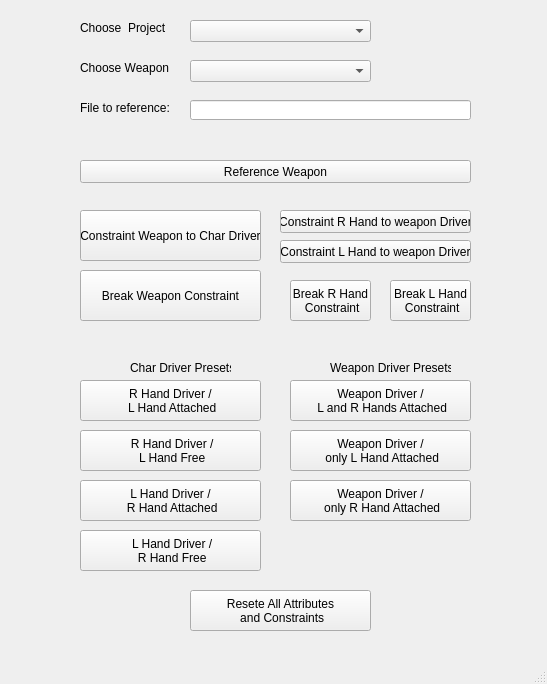
<?xml version="1.0" encoding="UTF-8"?>
<ui version="4.0">
 <class>winWeaTool</class>
 <widget class="QMainWindow" name="winWeaTool">
  <property name="geometry">
   <rect>
    <x>0</x>
    <y>0</y>
    <width>547</width>
    <height>684</height>
   </rect>
  </property>
  <property name="windowTitle">
   <string>Weapon Parent Tool</string>
  </property>
  <widget class="QWidget" name="centralwidget">
   <widget class="QComboBox" name="comboB_choose_weap">
    <property name="geometry">
     <rect>
      <x>190</x>
      <y>60</y>
      <width>181</width>
      <height>22</height>
     </rect>
    </property>
   </widget>
   <widget class="QLabel" name="lab_choose_weapon">
    <property name="geometry">
     <rect>
      <x>80</x>
      <y>60</y>
      <width>101</width>
      <height>16</height>
     </rect>
    </property>
    <property name="text">
     <string>Choose Weapon</string>
    </property>
   </widget>
   <widget class="QLabel" name="lab_file_2_ref">
    <property name="geometry">
     <rect>
      <x>80</x>
      <y>100</y>
      <width>91</width>
      <height>16</height>
     </rect>
    </property>
    <property name="text">
     <string>File to reference:</string>
    </property>
   </widget>
   <widget class="QLineEdit" name="lineEd_file_ref">
    <property name="geometry">
     <rect>
      <x>190</x>
      <y>100</y>
      <width>281</width>
      <height>20</height>
     </rect>
    </property>
   </widget>
   <widget class="QPushButton" name="pushBut_ref_weap">
    <property name="geometry">
     <rect>
      <x>80</x>
      <y>160</y>
      <width>391</width>
      <height>23</height>
     </rect>
    </property>
    <property name="text">
     <string>Reference Weapon</string>
    </property>
   </widget>
   <widget class="QPushButton" name="pushBut_constrain_weap">
    <property name="geometry">
     <rect>
      <x>80</x>
      <y>210</y>
      <width>181</width>
      <height>51</height>
     </rect>
    </property>
    <property name="text">
     <string>Constraint Weapon to Char Driver</string>
    </property>
   </widget>
   <widget class="QPushButton" name="pushBut_r_hand_constr">
    <property name="geometry">
     <rect>
      <x>280</x>
      <y>210</y>
      <width>191</width>
      <height>23</height>
     </rect>
    </property>
    <property name="text">
     <string>Constraint R Hand to weapon Driver</string>
    </property>
   </widget>
   <widget class="QPushButton" name="pushBut_l_hand_constr">
    <property name="geometry">
     <rect>
      <x>280</x>
      <y>240</y>
      <width>191</width>
      <height>23</height>
     </rect>
    </property>
    <property name="text">
     <string>Constraint L Hand to weapon Driver</string>
    </property>
   </widget>
   <widget class="QPushButton" name="pushBut_r_h_driver_l_attach">
    <property name="geometry">
     <rect>
      <x>80</x>
      <y>380</y>
      <width>181</width>
      <height>41</height>
     </rect>
    </property>
    <property name="text">
     <string>R Hand Driver /
 L Hand Attached</string>
    </property>
   </widget>
   <widget class="QPushButton" name="pushBut_r_h_driver_l_free">
    <property name="geometry">
     <rect>
      <x>80</x>
      <y>430</y>
      <width>181</width>
      <height>41</height>
     </rect>
    </property>
    <property name="text">
     <string> R Hand Driver /
 L Hand Free</string>
    </property>
   </widget>
   <widget class="QPushButton" name="pushBut_l_h_driver_r_attach">
    <property name="geometry">
     <rect>
      <x>80</x>
      <y>480</y>
      <width>181</width>
      <height>41</height>
     </rect>
    </property>
    <property name="text">
     <string>L Hand Driver /
 R Hand Attached</string>
    </property>
   </widget>
   <widget class="QPushButton" name="pushBut_l_h_driver_r_free">
    <property name="geometry">
     <rect>
      <x>80</x>
      <y>530</y>
      <width>181</width>
      <height>41</height>
     </rect>
    </property>
    <property name="text">
     <string> L Hand Driver /
 R Hand Free</string>
    </property>
   </widget>
   <widget class="QPushButton" name="pushBut_weap_driver_hands_attach">
    <property name="geometry">
     <rect>
      <x>290</x>
      <y>380</y>
      <width>181</width>
      <height>41</height>
     </rect>
    </property>
    <property name="text">
     <string>Weapon Driver /
 L and R Hands Attached</string>
    </property>
   </widget>
   <widget class="QPushButton" name="pushBut_weap_driver_l_hand_attach">
    <property name="geometry">
     <rect>
      <x>290</x>
      <y>430</y>
      <width>181</width>
      <height>41</height>
     </rect>
    </property>
    <property name="text">
     <string>Weapon Driver /
 only L Hand Attached</string>
    </property>
   </widget>
   <widget class="QPushButton" name="pushBut_weap_driver_r_hand_attach">
    <property name="geometry">
     <rect>
      <x>290</x>
      <y>480</y>
      <width>181</width>
      <height>41</height>
     </rect>
    </property>
    <property name="text">
     <string>Weapon Driver /
 only R Hand Attached</string>
    </property>
   </widget>
   <widget class="QLabel" name="lab_chars_drivers_presets">
    <property name="geometry">
     <rect>
      <x>130</x>
      <y>360</y>
      <width>101</width>
      <height>16</height>
     </rect>
    </property>
    <property name="text">
     <string>Char Driver Presets</string>
    </property>
   </widget>
   <widget class="QLabel" name="lab_weapon_drivers_presets">
    <property name="geometry">
     <rect>
      <x>330</x>
      <y>360</y>
      <width>121</width>
      <height>16</height>
     </rect>
    </property>
    <property name="text">
     <string>Weapon Driver Presets</string>
    </property>
   </widget>
   <widget class="QPushButton" name="pushBut_break_wea_constr">
    <property name="geometry">
     <rect>
      <x>80</x>
      <y>270</y>
      <width>181</width>
      <height>51</height>
     </rect>
    </property>
    <property name="text">
     <string>Break Weapon Constraint</string>
    </property>
   </widget>
   <widget class="QPushButton" name="pushBut_break_r_h_const">
    <property name="geometry">
     <rect>
      <x>290</x>
      <y>280</y>
      <width>81</width>
      <height>41</height>
     </rect>
    </property>
    <property name="text">
     <string>Break R Hand
 Constraint</string>
    </property>
   </widget>
   <widget class="QPushButton" name="pushBut_break_l_h_const">
    <property name="geometry">
     <rect>
      <x>390</x>
      <y>280</y>
      <width>81</width>
      <height>41</height>
     </rect>
    </property>
    <property name="text">
     <string>Break L Hand
 Constraint</string>
    </property>
   </widget>
   <widget class="QPushButton" name="pushBut_ressete_all_attr">
    <property name="geometry">
     <rect>
      <x>190</x>
      <y>590</y>
      <width>181</width>
      <height>41</height>
     </rect>
    </property>
    <property name="text">
     <string>Resete All Attributes
 and Constraints</string>
    </property>
   </widget>
   <widget class="QComboBox" name="comboB_choose_project">
    <property name="geometry">
     <rect>
      <x>190</x>
      <y>20</y>
      <width>181</width>
      <height>22</height>
     </rect>
    </property>
   </widget>
   <widget class="QLabel" name="lab_choose_project">
    <property name="geometry">
     <rect>
      <x>80</x>
      <y>20</y>
      <width>101</width>
      <height>16</height>
     </rect>
    </property>
    <property name="text">
     <string>Choose  Project</string>
    </property>
   </widget>
  </widget>
  <widget class="QMenuBar" name="menubar">
   <property name="geometry">
    <rect>
     <x>0</x>
     <y>0</y>
     <width>547</width>
     <height>21</height>
    </rect>
   </property>
  </widget>
  <widget class="QStatusBar" name="statusbar"/>
 </widget>
 <resources/>
 <connections/>
</ui>
